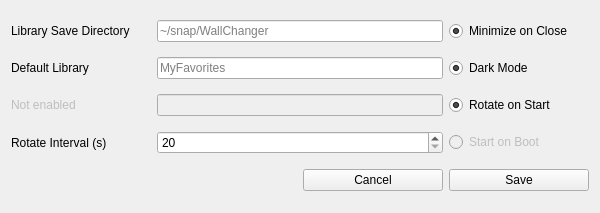
<?xml version="1.0" encoding="UTF-8"?>
<ui version="4.0">
 <class>Preferences</class>
 <widget class="QWidget" name="Preferences">
  <property name="geometry">
   <rect>
    <x>0</x>
    <y>0</y>
    <width>600</width>
    <height>213</height>
   </rect>
  </property>
  <property name="focusPolicy">
   <enum>Qt::StrongFocus</enum>
  </property>
  <property name="windowTitle">
   <string>Preferences</string>
  </property>
  <layout class="QGridLayout" name="gridLayout">
   <item row="5" column="2">
    <widget class="QPushButton" name="cancelButton">
     <property name="text">
      <string>Cancel</string>
     </property>
    </widget>
   </item>
   <item row="4" column="3">
    <widget class="QRadioButton" name="startOnBoot">
     <property name="enabled">
      <bool>false</bool>
     </property>
     <property name="text">
      <string>Start on Boot</string>
     </property>
     <property name="autoExclusive">
      <bool>false</bool>
     </property>
    </widget>
   </item>
   <item row="5" column="3">
    <widget class="QPushButton" name="saveButton">
     <property name="text">
      <string>Save</string>
     </property>
    </widget>
   </item>
   <item row="3" column="0">
    <widget class="QLabel" name="label_3">
     <property name="enabled">
      <bool>false</bool>
     </property>
     <property name="text">
      <string>Not enabled</string>
     </property>
    </widget>
   </item>
   <item row="2" column="0">
    <widget class="QLabel" name="defaultLibraryLabel">
     <property name="text">
      <string>Default Library</string>
     </property>
    </widget>
   </item>
   <item row="2" column="3">
    <widget class="QRadioButton" name="darkMode">
     <property name="toolTip">
      <string>Turn on dark mode</string>
     </property>
     <property name="text">
      <string>Dark Mode</string>
     </property>
     <property name="checked">
      <bool>true</bool>
     </property>
     <property name="autoExclusive">
      <bool>false</bool>
     </property>
    </widget>
   </item>
   <item row="3" column="1" colspan="2">
    <widget class="QLineEdit" name="notEnabled">
     <property name="enabled">
      <bool>false</bool>
     </property>
     <property name="dragEnabled">
      <bool>false</bool>
     </property>
    </widget>
   </item>
   <item row="1" column="3">
    <widget class="QRadioButton" name="minimizeOnClose">
     <property name="text">
      <string>Minimize on Close</string>
     </property>
     <property name="checked">
      <bool>true</bool>
     </property>
     <property name="autoExclusive">
      <bool>false</bool>
     </property>
    </widget>
   </item>
   <item row="4" column="1" colspan="2">
    <widget class="QSpinBox" name="rotateInterval">
     <property name="minimum">
      <number>20</number>
     </property>
     <property name="maximum">
      <number>3600</number>
     </property>
    </widget>
   </item>
   <item row="1" column="0">
    <widget class="QLabel" name="librarySaveDirectoryLabel">
     <property name="text">
      <string>Library Save Directory</string>
     </property>
    </widget>
   </item>
   <item row="1" column="1" colspan="2">
    <widget class="QLineEdit" name="librarySaveDirectoryText">
     <property name="placeholderText">
      <string>~/snap/WallChanger</string>
     </property>
    </widget>
   </item>
   <item row="3" column="3">
    <widget class="QRadioButton" name="rotateOnStart">
     <property name="toolTip">
      <string>Determines the initial value of Start Rotation</string>
     </property>
     <property name="text">
      <string>Rotate on Start</string>
     </property>
     <property name="checked">
      <bool>true</bool>
     </property>
     <property name="autoExclusive">
      <bool>false</bool>
     </property>
    </widget>
   </item>
   <item row="2" column="1" colspan="2">
    <widget class="QLineEdit" name="defaultLibraryText">
     <property name="placeholderText">
      <string>MyFavorites</string>
     </property>
    </widget>
   </item>
   <item row="4" column="0">
    <widget class="QLabel" name="rotateIntervalLabel">
     <property name="text">
      <string>Rotate Interval (s)</string>
     </property>
    </widget>
   </item>
  </layout>
 </widget>
 <resources/>
 <connections/>
</ui>
